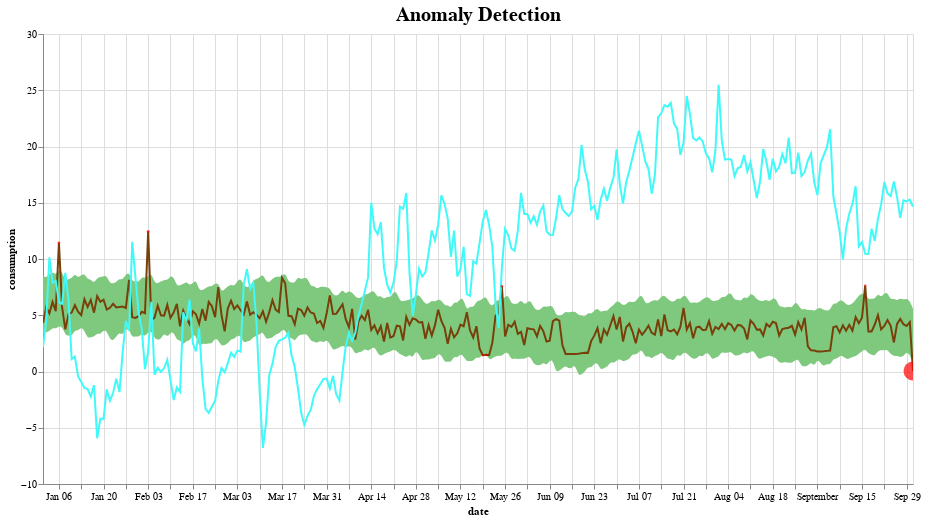

Here is the notebook cell this chart was saved with:
### Markdown cell above
## Get Anomaly for a specific meter

### Code cell
def plot_anomalies(forecasted):
    interval = alt.Chart(forecasted).mark_area(interpolate="basis", color = '#7FC97F').encode(
    x=alt.X('ds:T',  title ='date'),
    y='yhat_upper',
    y2='yhat_lower',
    tooltip=['ds', 'consumption', 'yhat_lower', 'yhat_upper', 'temperature', 'apparenttemperature']
    ).interactive().properties(
        title='Anomaly Detection'
    )

    fact = alt.Chart(forecasted).mark_line(color = '#774009').encode(
        x='ds:T',
        y=alt.Y('consumption', title='consumption')
    ).interactive()
      
    apparenttemperature = alt.Chart(forecasted).mark_line(color = '#40F9F9').encode(
        x='ds:T',
        y='apparenttemperature'
    )
    
    anomalies = alt.Chart(forecasted[forecasted.anomaly!=0]).mark_circle(size=30, color = 'Red').encode(
        x='ds:T',
        y=alt.Y('consumption', title='consumption'),    
        tooltip=['ds', 'consumption', 'yhat_lower', 'yhat_upper', 'temperature', 'apparenttemperature'],
        size = alt.Size( 'importance', legend=None)
    ).interactive()

    return alt.layer(interval, fact, apparenttemperature, anomalies)\
              .properties(width=870, height=450)\
              .configure_title(fontSize=20)

def getForecast(meter_id, start, end, outlier_only):
    # Access API to get cluster endpoint name and temporary credentials
    http = urllib3.PoolManager()
    anomalyAPIUrl = APIUrl.format('get-anomaly')

    event_payload = {
      "Meter_id": meter_id,
      "Data_start": start,
      "Data_end": end,
      "Outlier_only": outlier_only
    }
    print(json.dumps(event_payload))
    
    response = http.request('POST', anomalyAPIUrl, body=json.dumps(event_payload))

    return response.data

# Call rest API to get anomaly
resp = getForecast('MAC000005', "2013-01-01", "2013-12-31", 0)

# convert response to dataframe and visualize
data = json.loads(json.loads(resp))
df = pd.read_json(json.dumps(data))
plot_anomalies(df)

### Figure 1 — Vega-Lite specification as saved in the notebook (floating-point values rounded to 4 significant figures; data arrays with more than 128 entries replaced by an {"elided": "..."} marker saying what was removed)
{"config": {"view": {"continuousWidth": 400, "continuousHeight": 300}, "title": {"fontSize": 20}}, "layer": [{"data": {"name": "data-78dfa57e7427c7fbe11b31362c53ab9e"}, "mark": {"type": "area", "color": "#7FC97F", "interpolate": "basis"}, "encoding": {"tooltip": [{"type": "nominal", "field": "ds"}, {"type": "quantitative", "field": "consumption"}, {"type": "quantitative", "field": "yhat_lower"}, {"type": "quantitative", "field": "yhat_upper"}, {"type": "quantitative", "field": "temperature"}, {"type": "quantitative", "field": "apparenttemperature"}], "x": {"type": "temporal", "field": "ds", "title": "date"}, "y": {"type": "quantitative", "field": "yhat_upper"}, "y2": {"field": "yhat_lower"}}, "selection": {"selector001": {"type": "interval", "bind": "scales", "encodings": ["x", "y"]}}, "title": "Anomaly Detection"}, {"data": {"name": "data-78dfa57e7427c7fbe11b31362c53ab9e"}, "mark": {"type": "line", "color": "#774009"}, "encoding": {"x": {"type": "temporal", "field": "ds"}, "y": {"type": "quantitative", "field": "consumption", "title": "consumption"}}, "selection": {"selector002": {"type": "interval", "bind": "scales", "encodings": ["x", "y"]}}}, {"data": {"name": "data-78dfa57e7427c7fbe11b31362c53ab9e"}, "mark": {"type": "line", "color": "#40F9F9"}, "encoding": {"x": {"type": "temporal", "field": "ds"}, "y": {"type": "quantitative", "field": "apparenttemperature"}}}, {"data": {"name": "data-c9ab56f0a35d4a00a5024c47b69c4510"}, "mark": {"type": "circle", "color": "Red", "size": 30}, "encoding": {"size": {"type": "quantitative", "field": "importance", "legend": null}, "tooltip": [{"type": "nominal", "field": "ds"}, {"type": "quantitative", "field": "consumption"}, {"type": "quantitative", "field": "yhat_lower"}, {"type": "quantitative", "field": "yhat_upper"}, {"type": "quantitative", "field": "temperature"}, {"type": "quantitative", "field": "apparenttemperature"}], "x": {"type": "temporal", "field": "ds"}, "y": {"type": "quantitative", "field": "consumption", "title": "consumption"}}, "selection": {"selector003": {"type": "interval", "bind": "scales", "encodings": ["x", "y"]}}}], "height": 450, "width": 870, "$schema": "https://vega.github.io/schema/vega-lite/v4.8.1.json", "datasets": {"data-78dfa57e7427c7fbe11b31362c53ab9e": {"elided": "274 records"}, "data-c9ab56f0a35d4a00a5024c47b69c4510": [{"meter_id": "MAC000005", "ds": "2013-01-06", "consumption": 11.44, "yhat_lower": 4.029, "yhat_upper": 9.073, "anomaly": 1, "importance": 0.2067, "temperature": 7.597, "apparenttemperature": 6.14}, {"meter_id": "MAC000005", "ds": "2013-02-03", "consumption": 12.45, "yhat_lower": 3.52, "yhat_upper": 8.428, "anomaly": 1, "importance": 0.3229, "temperature": 4.985, "apparenttemperature": 1.797}, {"meter_id": "MAC000005", "ds": "2013-05-19", "consumption": 1.458, "yhat_lower": 1.62, "yhat_upper": 6.494, "anomaly": -1, "importance": 0.111, "temperature": 13.37, "apparenttemperature": 13.34}, {"meter_id": "MAC000005", "ds": "2013-05-20", "consumption": 1.479, "yhat_lower": 1.645, "yhat_upper": 6.695, "anomaly": -1, "importance": 0.112, "temperature": 14.35, "apparenttemperature": 14.35}, {"meter_id": "MAC000005", "ds": "2013-05-25", "consumption": 7.581, "yhat_lower": 1.366, "yhat_upper": 6.341, "anomaly": 1, "importance": 0.1635, "temperature": 10.25, "apparenttemperature": 9.274}, {"meter_id": "MAC000005", "ds": "2013-09-16", "consumption": 7.628, "yhat_lower": 2.013, "yhat_upper": 6.883, "anomaly": 1, "importance": 0.09761, "temperature": 11.2, "apparenttemperature": 10.46}, {"meter_id": "MAC000005", "ds": "2013-10-01", "consumption": 0.038, "yhat_lower": 0.8041, "yhat_upper": 5.578, "anomaly": -1, "importance": 20.16, "temperature": 14.65, "apparenttemperature": 14.65}]}}
